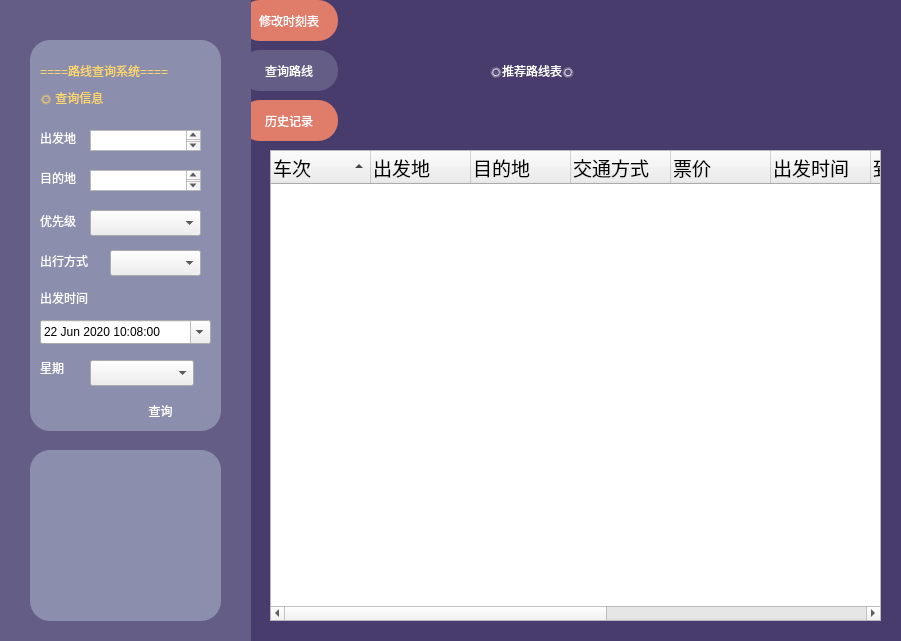
<?xml version="1.0" encoding="UTF-8"?>
<ui version="4.0">
 <class>Form</class>
 <widget class="QWidget" name="Form">
  <property name="geometry">
   <rect>
    <x>0</x>
    <y>0</y>
    <width>901</width>
    <height>641</height>
   </rect>
  </property>
  <property name="minimumSize">
   <size>
    <width>901</width>
    <height>641</height>
   </size>
  </property>
  <property name="maximumSize">
   <size>
    <width>901</width>
    <height>16777215</height>
   </size>
  </property>
  <property name="windowTitle">
   <string>Form</string>
  </property>
  <widget class="QPushButton" name="pB_cP1">
   <property name="enabled">
    <bool>true</bool>
   </property>
   <property name="geometry">
    <rect>
     <x>240</x>
     <y>0</y>
     <width>98</width>
     <height>41</height>
    </rect>
   </property>
   <property name="minimumSize">
    <size>
     <width>0</width>
     <height>0</height>
    </size>
   </property>
   <property name="maximumSize">
    <size>
     <width>98</width>
     <height>100</height>
    </size>
   </property>
   <property name="sizeIncrement">
    <size>
     <width>75</width>
     <height>50</height>
    </size>
   </property>
   <property name="styleSheet">
    <string notr="true">QPushButton{
	font: 14pt &quot;Hannotate SC&quot;;
	background-color: rgb(224,124,106);
	border-radius:20px;
	color:white
}

QPushButton:hover{
	background-color: rgb(234,172,91);
}

QPushButton:pressed{
	background-color: rgb(220,83,129);
}</string>
   </property>
   <property name="text">
    <string>修改时刻表</string>
   </property>
  </widget>
  <widget class="QLabel" name="lbl_l">
   <property name="geometry">
    <rect>
     <x>0</x>
     <y>0</y>
     <width>251</width>
     <height>641</height>
    </rect>
   </property>
   <property name="styleSheet">
    <string notr="true">QLabel{
	background-color: rgb(100,94,135);
}</string>
   </property>
   <property name="text">
    <string/>
   </property>
  </widget>
  <widget class="QLabel" name="label">
   <property name="geometry">
    <rect>
     <x>490</x>
     <y>50</y>
     <width>251</width>
     <height>41</height>
    </rect>
   </property>
   <property name="styleSheet">
    <string notr="true">font: 24pt &quot;Heiti SC&quot;;
color : rgb(255, 255, 255)</string>
   </property>
   <property name="text">
    <string>🌞推荐路线表🌞</string>
   </property>
  </widget>
  <widget class="QPushButton" name="getList_2">
   <property name="enabled">
    <bool>true</bool>
   </property>
   <property name="geometry">
    <rect>
     <x>240</x>
     <y>50</y>
     <width>98</width>
     <height>41</height>
    </rect>
   </property>
   <property name="minimumSize">
    <size>
     <width>0</width>
     <height>0</height>
    </size>
   </property>
   <property name="maximumSize">
    <size>
     <width>98</width>
     <height>100</height>
    </size>
   </property>
   <property name="sizeIncrement">
    <size>
     <width>75</width>
     <height>50</height>
    </size>
   </property>
   <property name="styleSheet">
    <string notr="true">QPushButton{
	font: 14pt &quot;Hannotate SC&quot;;
	background-color: rgb(100,94,135);
	border-radius:20px;
	color:white
}
</string>
   </property>
   <property name="text">
    <string>查询路线</string>
   </property>
  </widget>
  <widget class="QLabel" name="label_4">
   <property name="geometry">
    <rect>
     <x>40</x>
     <y>60</y>
     <width>171</width>
     <height>21</height>
    </rect>
   </property>
   <property name="styleSheet">
    <string notr="true">font: 16pt &quot;Heiti SC&quot;;
color : rgb(255,217,102);</string>
   </property>
   <property name="text">
    <string>====路线查询系统====</string>
   </property>
  </widget>
  <widget class="QLabel" name="label_8">
   <property name="geometry">
    <rect>
     <x>40</x>
     <y>90</y>
     <width>91</width>
     <height>16</height>
    </rect>
   </property>
   <property name="styleSheet">
    <string notr="true">font: 14pt &quot;Hannotate SC&quot;;
color: rgb(255,217,102)</string>
   </property>
   <property name="text">
    <string>🌞 查询信息</string>
   </property>
  </widget>
  <widget class="QPushButton" name="pB_cP2">
   <property name="enabled">
    <bool>true</bool>
   </property>
   <property name="geometry">
    <rect>
     <x>240</x>
     <y>100</y>
     <width>98</width>
     <height>41</height>
    </rect>
   </property>
   <property name="minimumSize">
    <size>
     <width>0</width>
     <height>0</height>
    </size>
   </property>
   <property name="maximumSize">
    <size>
     <width>98</width>
     <height>100</height>
    </size>
   </property>
   <property name="sizeIncrement">
    <size>
     <width>75</width>
     <height>50</height>
    </size>
   </property>
   <property name="styleSheet">
    <string notr="true">QPushButton{
	font: 14pt &quot;Hannotate SC&quot;;
	background-color: rgb(224,124,106);
	border-radius:20px;
	color:white
}

QPushButton:hover{
	background-color: rgb(234,172,91);
}

QPushButton:pressed{
	background-color: rgb(220,83,129);
}</string>
   </property>
   <property name="text">
    <string>历史记录</string>
   </property>
  </widget>
  <widget class="QLabel" name="label_3">
   <property name="geometry">
    <rect>
     <x>30</x>
     <y>450</y>
     <width>191</width>
     <height>171</height>
    </rect>
   </property>
   <property name="styleSheet">
    <string notr="true">QLabel{
	background-color: rgb(140,142,173);
	border-radius:20px;
	color:white
}
</string>
   </property>
   <property name="text">
    <string/>
   </property>
  </widget>
  <widget class="QLabel" name="label_2">
   <property name="geometry">
    <rect>
     <x>30</x>
     <y>40</y>
     <width>191</width>
     <height>391</height>
    </rect>
   </property>
   <property name="styleSheet">
    <string notr="true">QLabel{
	background-color: rgb(140,142,173);
	border-radius:20px;
	color:white
}
</string>
   </property>
   <property name="text">
    <string/>
   </property>
  </widget>
  <widget class="QLabel" name="lbl_bg">
   <property name="enabled">
    <bool>false</bool>
   </property>
   <property name="geometry">
    <rect>
     <x>0</x>
     <y>0</y>
     <width>901</width>
     <height>641</height>
    </rect>
   </property>
   <property name="maximumSize">
    <size>
     <width>16777215</width>
     <height>641</height>
    </size>
   </property>
   <property name="autoFillBackground">
    <bool>false</bool>
   </property>
   <property name="styleSheet">
    <string notr="true">QLabel{
	background-color: rgb(72,60,108);
}</string>
   </property>
   <property name="text">
    <string/>
   </property>
   <property name="scaledContents">
    <bool>false</bool>
   </property>
  </widget>
  <widget class="QPushButton" name="pB_query">
   <property name="geometry">
    <rect>
     <x>120</x>
     <y>400</y>
     <width>81</width>
     <height>21</height>
    </rect>
   </property>
   <property name="styleSheet">
    <string notr="true">QPushButton{
	font: 14pt &quot;Heiti SC&quot;;
	border-radius:10px;
	color:white
}

QPushButton:hover{
	background-color: rgb(255,217,102);
}


QPushButton:pressed{
	background-color: rgb(46,49,146);
}</string>
   </property>
   <property name="text">
    <string>查询</string>
   </property>
  </widget>
  <widget class="QLabel" name="label_5">
   <property name="geometry">
    <rect>
     <x>40</x>
     <y>130</y>
     <width>41</width>
     <height>16</height>
    </rect>
   </property>
   <property name="styleSheet">
    <string notr="true">font: 14pt &quot;Hannotate SC&quot;;
color: white</string>
   </property>
   <property name="text">
    <string>出发地</string>
   </property>
  </widget>
  <widget class="QTextEdit" name="textEdit_3">
   <property name="geometry">
    <rect>
     <x>90</x>
     <y>170</y>
     <width>111</width>
     <height>21</height>
    </rect>
   </property>
  </widget>
  <widget class="QLabel" name="label_6">
   <property name="geometry">
    <rect>
     <x>40</x>
     <y>170</y>
     <width>41</width>
     <height>16</height>
    </rect>
   </property>
   <property name="styleSheet">
    <string notr="true">font: 14pt &quot;Hannotate SC&quot;;
color: white</string>
   </property>
   <property name="text">
    <string>目的地</string>
   </property>
  </widget>
  <widget class="QLabel" name="label_10">
   <property name="geometry">
    <rect>
     <x>40</x>
     <y>290</y>
     <width>61</width>
     <height>16</height>
    </rect>
   </property>
   <property name="styleSheet">
    <string notr="true">font: 14pt &quot;Hannotate SC&quot;;
color: white</string>
   </property>
   <property name="text">
    <string>出发时间</string>
   </property>
  </widget>
  <widget class="QTextEdit" name="textEdit_2">
   <property name="geometry">
    <rect>
     <x>90</x>
     <y>130</y>
     <width>111</width>
     <height>21</height>
    </rect>
   </property>
   <property name="documentTitle">
    <string/>
   </property>
  </widget>
  <widget class="QLabel" name="label_12">
   <property name="geometry">
    <rect>
     <x>40</x>
     <y>210</y>
     <width>41</width>
     <height>21</height>
    </rect>
   </property>
   <property name="styleSheet">
    <string notr="true">font: 14pt &quot;Hannotate SC&quot;;
color: white</string>
   </property>
   <property name="text">
    <string>优先级</string>
   </property>
  </widget>
  <widget class="QComboBox" name="comboBox">
   <property name="geometry">
    <rect>
     <x>90</x>
     <y>210</y>
     <width>111</width>
     <height>26</height>
    </rect>
   </property>
   <item>
    <property name="text">
     <string/>
    </property>
   </item>
   <item>
    <property name="text">
     <string>经济优先</string>
    </property>
   </item>
   <item>
    <property name="text">
     <string>时间优先</string>
    </property>
   </item>
   <item>
    <property name="text">
     <string>中转次数优先</string>
    </property>
   </item>
  </widget>
  <widget class="QDateTimeEdit" name="dateTimeEdit">
   <property name="geometry">
    <rect>
     <x>40</x>
     <y>320</y>
     <width>171</width>
     <height>24</height>
    </rect>
   </property>
   <property name="specialValueText">
    <string/>
   </property>
   <property name="accelerated">
    <bool>true</bool>
   </property>
   <property name="date">
    <date>
     <year>2020</year>
     <month>6</month>
     <day>22</day>
    </date>
   </property>
   <property name="time">
    <time>
     <hour>10</hour>
     <minute>8</minute>
     <second>0</second>
    </time>
   </property>
   <property name="currentSection">
    <enum>QDateTimeEdit::YearSection</enum>
   </property>
   <property name="calendarPopup">
    <bool>true</bool>
   </property>
  </widget>
  <widget class="QTreeWidget" name="treeWidget">
   <property name="geometry">
    <rect>
     <x>270</x>
     <y>150</y>
     <width>611</width>
     <height>471</height>
    </rect>
   </property>
   <property name="autoScroll">
    <bool>true</bool>
   </property>
   <property name="sortingEnabled">
    <bool>true</bool>
   </property>
   <property name="animated">
    <bool>false</bool>
   </property>
   <property name="allColumnsShowFocus">
    <bool>false</bool>
   </property>
   <property name="wordWrap">
    <bool>false</bool>
   </property>
   <property name="headerHidden">
    <bool>false</bool>
   </property>
   <attribute name="headerVisible">
    <bool>true</bool>
   </attribute>
   <column>
    <property name="text">
     <string>车次</string>
    </property>
    <property name="font">
     <font>
      <pointsize>14</pointsize>
     </font>
    </property>
   </column>
   <column>
    <property name="text">
     <string>出发地</string>
    </property>
    <property name="font">
     <font>
      <pointsize>14</pointsize>
     </font>
    </property>
   </column>
   <column>
    <property name="text">
     <string>目的地</string>
    </property>
    <property name="font">
     <font>
      <pointsize>14</pointsize>
     </font>
    </property>
   </column>
   <column>
    <property name="text">
     <string>交通方式</string>
    </property>
    <property name="font">
     <font>
      <pointsize>14</pointsize>
     </font>
    </property>
   </column>
   <column>
    <property name="text">
     <string>票价</string>
    </property>
    <property name="font">
     <font>
      <pointsize>14</pointsize>
     </font>
    </property>
   </column>
   <column>
    <property name="text">
     <string>出发时间</string>
    </property>
    <property name="font">
     <font>
      <pointsize>14</pointsize>
     </font>
    </property>
   </column>
   <column>
    <property name="text">
     <string>到达时间</string>
    </property>
    <property name="font">
     <font>
      <pointsize>14</pointsize>
     </font>
    </property>
   </column>
   <column>
    <property name="text">
     <string>总时长</string>
    </property>
    <property name="font">
     <font>
      <pointsize>14</pointsize>
     </font>
    </property>
   </column>
   <column>
    <property name="text">
     <string>乘坐时长</string>
    </property>
    <property name="font">
     <font>
      <pointsize>14</pointsize>
     </font>
    </property>
   </column>
   <column>
    <property name="text">
     <string>中转时长</string>
    </property>
    <property name="font">
     <font>
      <pointsize>14</pointsize>
     </font>
    </property>
   </column>
   <column>
    <property name="text">
     <string>中转次数</string>
    </property>
    <property name="font">
     <font>
      <pointsize>14</pointsize>
     </font>
    </property>
   </column>
  </widget>
  <widget class="QLabel" name="label_11">
   <property name="geometry">
    <rect>
     <x>40</x>
     <y>360</y>
     <width>61</width>
     <height>16</height>
    </rect>
   </property>
   <property name="styleSheet">
    <string notr="true">font: 14pt &quot;Hannotate SC&quot;;
color: white</string>
   </property>
   <property name="text">
    <string>星期</string>
   </property>
  </widget>
  <widget class="QComboBox" name="comboBox_2">
   <property name="geometry">
    <rect>
     <x>90</x>
     <y>360</y>
     <width>104</width>
     <height>26</height>
    </rect>
   </property>
   <item>
    <property name="text">
     <string/>
    </property>
   </item>
   <item>
    <property name="text">
     <string>一</string>
    </property>
   </item>
   <item>
    <property name="text">
     <string>二</string>
    </property>
   </item>
   <item>
    <property name="text">
     <string>三</string>
    </property>
   </item>
   <item>
    <property name="text">
     <string>四</string>
    </property>
   </item>
   <item>
    <property name="text">
     <string>五</string>
    </property>
   </item>
   <item>
    <property name="text">
     <string>六</string>
    </property>
   </item>
   <item>
    <property name="text">
     <string>七</string>
    </property>
   </item>
  </widget>
  <widget class="QLabel" name="label_13">
   <property name="geometry">
    <rect>
     <x>40</x>
     <y>250</y>
     <width>61</width>
     <height>21</height>
    </rect>
   </property>
   <property name="styleSheet">
    <string notr="true">font: 14pt &quot;Hannotate SC&quot;;
color: white</string>
   </property>
   <property name="text">
    <string>出行方式</string>
   </property>
  </widget>
  <widget class="QComboBox" name="comboBox_3">
   <property name="geometry">
    <rect>
     <x>110</x>
     <y>250</y>
     <width>91</width>
     <height>26</height>
    </rect>
   </property>
   <item>
    <property name="text">
     <string/>
    </property>
   </item>
   <item>
    <property name="text">
     <string>飞机</string>
    </property>
   </item>
   <item>
    <property name="text">
     <string>火车</string>
    </property>
   </item>
  </widget>
  <zorder>lbl_bg</zorder>
  <zorder>pB_cP1</zorder>
  <zorder>label</zorder>
  <zorder>getList_2</zorder>
  <zorder>pB_cP2</zorder>
  <zorder>lbl_l</zorder>
  <zorder>label_2</zorder>
  <zorder>label_3</zorder>
  <zorder>label_4</zorder>
  <zorder>label_8</zorder>
  <zorder>pB_query</zorder>
  <zorder>label_5</zorder>
  <zorder>textEdit_3</zorder>
  <zorder>label_6</zorder>
  <zorder>label_10</zorder>
  <zorder>textEdit_2</zorder>
  <zorder>label_12</zorder>
  <zorder>comboBox</zorder>
  <zorder>dateTimeEdit</zorder>
  <zorder>treeWidget</zorder>
  <zorder>label_11</zorder>
  <zorder>comboBox_2</zorder>
  <zorder>label_13</zorder>
  <zorder>comboBox_3</zorder>
 </widget>
 <resources/>
 <connections>
  <connection>
   <sender>pB_query</sender>
   <signal>clicked()</signal>
   <receiver>Form</receiver>
   <slot>close()</slot>
   <hints>
    <hint type="sourcelabel">
     <x>160</x>
     <y>410</y>
    </hint>
    <hint type="destinationlabel">
     <x>450</x>
     <y>320</y>
    </hint>
   </hints>
  </connection>
  <connection>
   <sender>pB_cP1</sender>
   <signal>clicked()</signal>
   <receiver>Form</receiver>
   <slot>close()</slot>
   <hints>
    <hint type="sourcelabel">
     <x>288</x>
     <y>20</y>
    </hint>
    <hint type="destinationlabel">
     <x>450</x>
     <y>320</y>
    </hint>
   </hints>
  </connection>
  <connection>
   <sender>pB_cP2</sender>
   <signal>clicked()</signal>
   <receiver>Form</receiver>
   <slot>close()</slot>
   <hints>
    <hint type="sourcelabel">
     <x>288</x>
     <y>120</y>
    </hint>
    <hint type="destinationlabel">
     <x>450</x>
     <y>320</y>
    </hint>
   </hints>
  </connection>
 </connections>
</ui>
